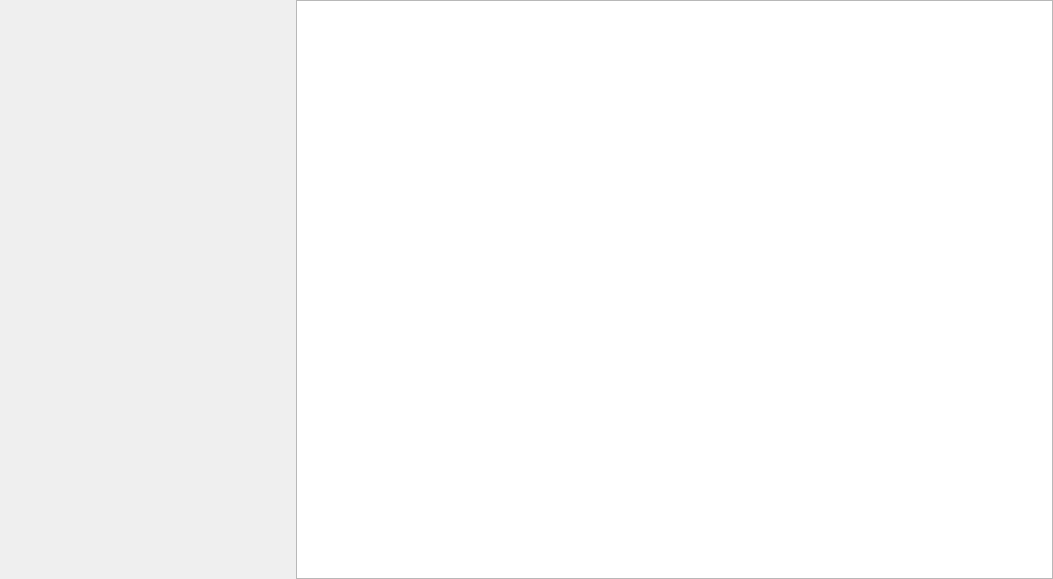
<?xml version="1.0" encoding="UTF-8"?>
<ui version="4.0">
 <class>Q_Test_TX_ACLR_Widget</class>
 <widget class="QWidget" name="Q_Test_TX_ACLR_Widget">
  <property name="geometry">
   <rect>
    <x>0</x>
    <y>0</y>
    <width>1053</width>
    <height>579</height>
   </rect>
  </property>
  <property name="windowTitle">
   <string>Form</string>
  </property>
  <layout class="QVBoxLayout" name="verticalLayout" stretch="1">
   <property name="spacing">
    <number>0</number>
   </property>
   <property name="leftMargin">
    <number>0</number>
   </property>
   <property name="topMargin">
    <number>0</number>
   </property>
   <property name="rightMargin">
    <number>0</number>
   </property>
   <property name="bottomMargin">
    <number>0</number>
   </property>
   <item>
    <widget class="QSplitter" name="splitter">
     <property name="orientation">
      <enum>Qt::Horizontal</enum>
     </property>
     <property name="handleWidth">
      <number>0</number>
     </property>
     <widget class="Q_Config_Result_Widget" name="config_result" native="true"/>
     <widget class="Q_Table_View" name="tableView"/>
    </widget>
   </item>
  </layout>
 </widget>
 <customwidgets>
  <customwidget>
   <class>Q_Table_View</class>
   <extends>QTableView</extends>
   <header>table_view.hpp</header>
  </customwidget>
  <customwidget>
   <class>Q_Config_Result_Widget</class>
   <extends>QWidget</extends>
   <header>config_result.h</header>
   <container>1</container>
  </customwidget>
 </customwidgets>
 <resources/>
 <connections/>
</ui>
